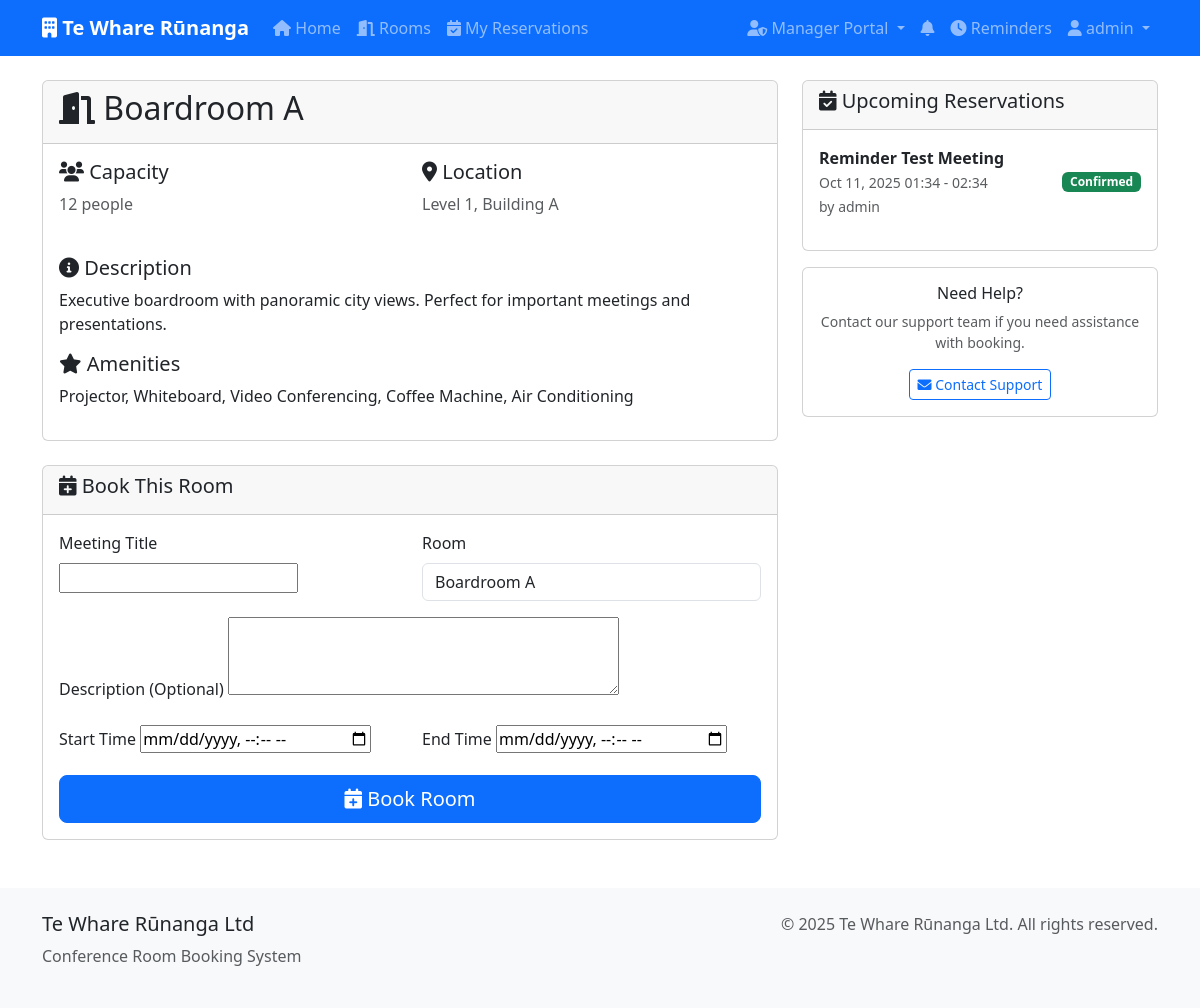
The app's page /rooms/1/ (signed in) with its own data.
### bookings/models.py (models this page shows, shortened)
class Room(models.Model):
    name = models.CharField(max_length=100, unique=True)
    capacity = models.PositiveIntegerField()
    description = models.TextField(blank=True)
    location = models.CharField(max_length=200)
    amenities = models.TextField(blank=True)
    is_active = models.BooleanField(default=True)
    created_at = models.DateTimeField(auto_now_add=True)
    updated_at = models.DateTimeField(auto_now=True)
    class Meta:
        ordering = ['name']

class Reservation(models.Model):
    STATUS_CHOICES = [
        ('pending', 'Pending'),
        ('confirmed', 'Confirmed'),
        ('cancelled', 'Cancelled'),
        ('completed', 'Completed'),
    ]
    room = models.ForeignKey(Room, on_delete=models.CASCADE, related_name='reservations')
    user = models.ForeignKey(User, on_delete=models.CASCADE, related_name='reservations')
    title = models.CharField(max_length=200)
    description = models.TextField(blank=True)
    start_time = models.DateTimeField()
    end_time = models.DateTimeField()
    status = models.CharField(max_length=20, choices=STATUS_CHOICES, default='pending')
    created_at = models.DateTimeField(auto_now_add=True)
    updated_at = models.DateTimeField(auto_now=True)
    created_by_admin = models.BooleanField(default=False)
    class Meta:
        ordering = ['start_time']

### bookings/views.py (the view)
# urls.py: path('rooms/<int:room_id>/', views.room_detail, name='room_detail'),
@login_required
def room_detail(request, room_id):
    room = get_object_or_404(Room, id=room_id, is_active=True)
    if request.method == 'POST':
        form = ReservationForm(request.POST, user=request.user, room_id=room.id)
        if form.is_valid():
            reservation = form.save(commit=False)
            reservation.user = request.user
            reservation.room = room
            reservation.status = 'confirmed'
            reservation.save()
            Notification.objects.create(
                user=request.user,
                reservation=reservation,
                notification_type='reservation_confirmed',
                message=f'Your reservation for {room.name} has been confirmed for {reservation.start_time.strftime("%Y-%m-%d %H:%M")}.'
            )
            messages.success(request, 'Reservation created successfully!')
            return redirect('reservation_detail', reservation.id)
        else:
            messages.error(request, 'Please check the form for errors.')
    else:
        form = ReservationForm(user=request.user, room_id=room.id)
    upcoming_reservations = Reservation.objects.filter(
        room=room,
        start_time__gte=timezone.now(),
        status='confirmed'
    ).order_by('start_time')[:10]
    context = {
        'room': room,
        'form': form,
        'upcoming_reservations': upcoming_reservations,
    }
    return render(request, 'bookings/room_detail.html', context)

### bookings/forms.py (shortened to what this page needs)
class ReservationForm(forms.ModelForm):
    class Meta:
        model = Reservation
        fields = ['room', 'title', 'description', 'start_time', 'end_time']
        widgets = {
            'start_time': forms.DateTimeInput(attrs={'type': 'datetime-local'}),
            'end_time': forms.DateTimeInput(attrs={'type': 'datetime-local'}),
            'description': forms.Textarea(attrs={'rows': 3}),
        }
    def __init__(self, *args, **kwargs):
        user = kwargs.pop('user', None)
        room_id = kwargs.pop('room_id', None)
        super().__init__(*args, **kwargs)
        self.fields['room'].queryset = Room.objects.filter(is_active=True)
        if room_id:
            self.fields['room'].initial = room_id
            self.fields['room'].widget = forms.HiddenInput()
            self.fields['room'].required = False
        now = timezone.now()
        self.fields['start_time'].widget.attrs['min'] = now.strftime('%Y-%m-%dT%H:%M')
        self.fields['end_time'].widget.attrs['min'] = now.strftime('%Y-%m-%dT%H:%M')

### bookings/context_processors.py (called while the page is built)
def notification_count(request):
    if request.user.is_authenticated:
        unread_count = Notification.objects.filter(
            user=request.user,
            is_read=False
        ).count()
        return {'unread_notifications_count': unread_count}
    return {'unread_notifications_count': 0}

### templates/bookings/room_detail.html (shortened to what this page needs)
{% extends 'bookings/base.html' %}
{% block content %}
<div class="row">
    <div class="col-md-8">
        <div class="card">
            <div class="card-header">
                <h2><i class="fas fa-door-open"></i> {{ room.name }}</h2>
            </div>
            <div class="card-body">
                <div class="row mb-4">
                    <div class="col-md-6">
                        <h5><i class="fas fa-users"></i> Capacity</h5>
                        <p class="text-muted">{{ room.capacity }} people</p>
                    </div>
                    <div class="col-md-6">
                        <h5><i class="fas fa-map-marker-alt"></i> Location</h5>
                        <p class="text-muted">{{ room.location }}</p>
                    </div>
                </div>
                {% if room.description %}
                <h5><i class="fas fa-info-circle"></i> Description</h5>
                <p>{{ room.description }}</p>
                {% endif %}
                {% if room.amenities %}
                <h5><i class="fas fa-star"></i> Amenities</h5>
                <p>{{ room.amenities }}</p>
                {% endif %}
            </div>
        </div>
        {% if user.is_authenticated %}
        <div class="card mt-4">
            <div class="card-header">
                <h5><i class="fas fa-calendar-plus"></i> Book This Room</h5>
            </div>
            <div class="card-body">
                <form method="post">
                    <div class="row">
                        <div class="col-md-6 mb-3">
                            <label for="{{ form.title.id_for_label }}" class="form-label">Meeting Title</label>
                            {{ form.title }}
                        </div>
                        <div class="col-md-6 mb-3">
                            <label class="form-label">Room</label>
                            <input type="text" class="form-control" value="{{ room.name }}" readonly>
                        </div>
                    </div>
                    <div class="mb-3">
                        <label for="{{ form.description.id_for_label }}" class="form-label">Description (Optional)</label>
                        {{ form.description }}
                    </div>
                    <div class="row">
                        <div class="col-md-6 mb-3">
                            <label for="{{ form.start_time.id_for_label }}" class="form-label">Start Time</label>
                            {{ form.start_time }}
                        </div>
                        <div class="col-md-6 mb-3">
                            <label for="{{ form.end_time.id_for_label }}" class="form-label">End Time</label>
                            {{ form.end_time }}
                        </div>
                    </div>
                    <div class="d-grid">
                        <button type="submit" class="btn btn-primary btn-lg">
                            <i class="fas fa-calendar-plus"></i> Book Room
                        </button>
                    </div>
                </form>
            </div>
        </div>
        {% endif %}
    </div>
    <div class="col-md-4">
        <div class="card">
            <div class="card-header">
                <h5><i class="fas fa-calendar-check"></i> Upcoming Reservations</h5>
            </div>
            <div class="card-body">
                {% if upcoming_reservations %}
                    {% for reservation in upcoming_reservations %}
                    <div class="d-flex justify-content-between align-items-center mb-3">
                        <div>
                            <strong>{{ reservation.title }}</strong><br>
                            <small class="text-muted">
                                {{ reservation.start_time|date:"M d, Y H:i" }} -
                                {{ reservation.end_time|date:"H:i" }}
                            </small><br>
                            <small class="text-muted">by {{ reservation.user.username }}</small>
                        </div>
                        <span class="badge bg-{% if reservation.status == 'confirmed' %}success{% elif reservation.status == 'pending' %}warning{% else %}secondary{% endif %}">
                            {{ reservation.get_status_display }}
                        </span>
                    </div>
                    {% endfor %}
                {% else %}
                    <p class="text-muted">No upcoming reservations for this room.</p>
                {% endif %}
            </div>
        </div>
        <div class="card mt-3">
            <div class="card-body text-center">
                <h6>Need Help?</h6>
                <p class="text-muted small">Contact our support team if you need assistance with booking.</p>
                <a href="mailto:support@tewharerunanga.com" class="btn btn-outline-primary btn-sm">
                    <i class="fas fa-envelope"></i> Contact Support
                </a>
            </div>
        </div>
    </div>
</div>
{% endblock %}

### templates/bookings/base.html (shortened to what this page needs)
<!DOCTYPE html>
<html lang="en">
<head>
    <link href="https://cdn.jsdelivr.net/npm/bootstrap@5.3.0/dist/css/bootstrap.min.css" rel="stylesheet">
    <link href="https://cdnjs.cloudflare.com/ajax/libs/font-awesome/6.0.0/css/all.min.css" rel="stylesheet">
</head>
<body>
    <nav class="navbar navbar-expand-lg navbar-dark bg-primary">
        <div class="container">
            <a class="navbar-brand" href="{% url 'home' %}">
                <i class="fas fa-building"></i> Te Whare Rūnanga
            </a>
            <div class="collapse navbar-collapse" id="navbarNav">
                <ul class="navbar-nav me-auto">
                    <li class="nav-item">
                        <a class="nav-link" href="{% url 'home' %}">
                            <i class="fas fa-home"></i> Home
                        </a>
                    </li>
                    <li class="nav-item">
                        <a class="nav-link" href="{% url 'room_list' %}">
                            <i class="fas fa-door-open"></i> Rooms
                        </a>
                    </li>
                    {% if user.is_authenticated %}
                    <li class="nav-item">
                        <a class="nav-link" href="{% url 'reservation_list' %}">
                            <i class="fas fa-calendar-check"></i> My Reservations
                        </a>
                    </li>
                    {% endif %}
                </ul>
                <ul class="navbar-nav">
                    {% if user.is_authenticated %}
                        {% if user.profile.is_admin %}
                        <li class="nav-item dropdown">
                            <a class="nav-link dropdown-toggle" href="#" id="adminDropdown" role="button" data-bs-toggle="dropdown">
                                <i class="fas fa-user-shield"></i> Manager Portal
                            </a>
                        </li>
                        {% endif %}
                        <li class="nav-item">
                            <a class="nav-link notification-badge" href="{% url 'notifications' %}">
                                <i class="fas fa-bell"></i>
                            </a>
                        </li>
                        <li class="nav-item">
                            <a class="nav-link" href="{% url 'reminder_list' %}">
                                <i class="fas fa-clock"></i> Reminders
                            </a>
                        </li>
                        <li class="nav-item dropdown">
                            <a class="nav-link dropdown-toggle" href="#" id="userDropdown" role="button" data-bs-toggle="dropdown">
                                <i class="fas fa-user"></i> {{ user.username }}
                            </a>
                        </li>
                    {% endif %}
                </ul>
            </div>
        </div>
    </nav>
    <main class="container mt-4">
        {% block content %}{% endblock %}
    </main>
    <footer class="footer mt-5 py-4">
        <div class="container">
            <div class="row">
                <div class="col-md-6">
                    <h5>Te Whare Rūnanga Ltd</h5>
                    <p class="text-muted">Conference Room Booking System</p>
                </div>
                <div class="col-md-6 text-md-end">
                    <p class="text-muted">&copy; 2025 Te Whare Rūnanga Ltd. All rights reserved.</p>
                </div>
            </div>
        </div>
    </footer>
</body>
</html>

### templates/bookings/base.html (style rules this page uses)
.navbar-brand { font-weight: bold; }
.card { transition: transform 0.2s; }
.footer { background-color: #f8f9fa; margin-top: 50px; }
.notification-badge { position: relative; }

### templates/bookings/room_detail.html (style rules this page uses)
.form-control { width: 100%; }

### records on screen
Room: name "Boardroom A", capacity "12", location "Level 1, Building A", description "Executive boardroom with panoramic city views. Perfect for important meetings and presentations.", amenities "Projector, Whiteboard, Video Conferencing, Coffee Machine, Air Conditioning"
Reservation: title "Reminder Test Meeting", start_time "Oct 11, 2025 01:34", end_time "02:34", user.username "admin", status "Confirmed"

### other values on screen
{{ user.username }} "admin"
